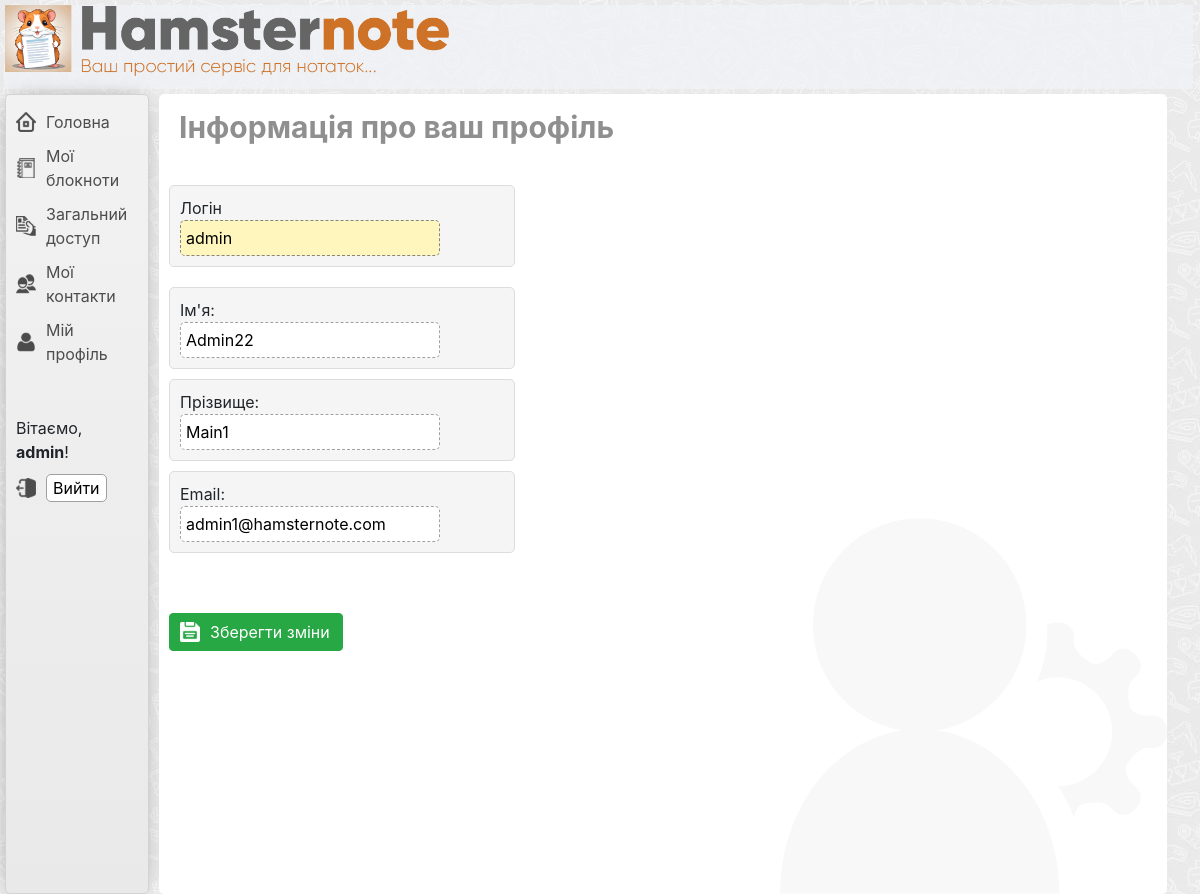
Screenshot of /profile/ (signed in) with the database file from the repository.
### users/models.py (models this page shows, shortened)
class CustomUser(AbstractUser):
    email = models.EmailField(unique=True)

### user_profile/views.py (the view)
# urls.py: path('profile/', views.edit_profile, name='edit_profile'),
@login_required
def edit_profile(request):
    user = request.user
    form = EditProfileForm(instance=user)
    if request.method == 'POST':
        form = EditProfileForm(request.POST, instance=user)
        if form.is_valid():
            form.save()
            return redirect('edit_profile')
    context = {
        'form': form,
    }
    return render(request, 'user_profile/edit_profile.html', context)

### user_profile/forms.py
class EditProfileForm(forms.ModelForm):
    class Meta:
        model = CustomUser
        fields = ['username', 'first_name', 'last_name', 'email']
        widgets = {
            'username': forms.TextInput(attrs={'readonly': 'readonly'}),
        }
        labels = {
            'username': 'Логін',
            'first_name': 'Ім\'я',
            'last_name': 'Прізвище',
            'email': "Email",
        }
        help_texts = {
            'username': '',
        }

### user_profile/templates/user_profile/edit_profile.html (shortened to what this page needs)
{% extends "main/base_template.html" %}
{% block contentbar %}
    <div class="wrapper-contentbar  new-width  background-profile ">
        <div class="title-shared-info-page">
            <h1>Інформація про ваш профіль</h1>
        </div>
        <div class="prf-form-containner">
            <form method="post">
                {% for fild in form %}
                    {% if fild.name == 'username' %}
                        <div class="prf-wrap   prf-username">
                            <span class="prf-label">{{ fild.label }}</span>
                            {{ fild }}
                        </div>
                    {% elif fild.name == 'first_name' %}
                        <div class="prf-wrap   prf-firstname">
                             <span class="prf-label">{{ fild.label }}:</span>
                            {{ fild }}
                        </div>
                    {% elif fild.name == 'last_name' %}
                        <div class="prf-wrap   prf-lastname">
                            <span class="prf-label">{{ fild.label }}:</span>
                            {{ fild }}
                        </div>
                    {% elif fild.name == 'email' %}
                        <div class="prf-wrap   prf-email">
                            <span class="prf-label">{{ fild.label }}:</span>
                            {{ fild }}
                        </div>
                    {% endif %}
                {% endfor %}
                <button type="submit" class="btn btn-success   btn-icon-add-save ">Зберегти зміни</button>
            </form>
        </div>
    </div>
{% endblock %}

### main/templates/main/base_template.html (shortened to what this page needs)
{% load static %}
<!doctype html>
<html lang="en">
<head>
    {% with version='262' %}<link rel="stylesheet" href="{% static 'main/css/main.css' %}?ver={{ version }}">{% endwith %}
    {% with version='262' %}<link rel="stylesheet" href="{% static 'main/css/user_contacts.css' %}?ver={{ version }}">{% endwith %}
    {% with version='262' %}<link rel="stylesheet" href="{% static 'main/css/sharing_notes.css' %}?ver={{ version }}">{% endwith %}
    <link rel="stylesheet" href="https://cdn.jsdelivr.net/npm/bootstrap@4.6.2/dist/css/bootstrap.min.css">
    <link rel="stylesheet" href="https://cdnjs.cloudflare.com/ajax/libs/highlight.js/11.5.1/styles/default.min.css">
    <link rel="stylesheet" href="{% static 'django_ckeditor_5/dist/styles.css' %}">
</head>
<body>
    <div class="main-container  clearfix">
        <div class="top-bar">
        </div>
        <div class="navigation-menu">
            <div class="navi-wrapper">
                <ul class="navi-block">
                    <li class="nav-home"><a href="{% url 'homepage' %}">Головна</a></li>
                    <li class="nav-notebook {% if category == 'notebooks'%}select-menu-category{% endif %}"><a href="{% url 'notebook_list' %}">Мої блокноти</a></li>
                    <li class="nav-shared {% if category == 'shared'%}select-menu-category{% endif %}"><a href="{% url 'shared_note_list' %}">Загальний доступ</a></li>
                    <li class="nav-contacts {% if category == 'contacts'%}select-menu-category{% endif %}"><a href="{% url 'contacts_list' %}">Мої контакти</a></li>
                    <li class="nav-profile {% if category == 'profile'%}select-menu-category{% endif %}"><a href="{% url 'edit_profile' %}">Мій профіль</a></li>
                </ul>
            </div>
            <div class="user-wrapper">
                <ul class="user-block">
                    {% if user.is_authenticated %}
                         <span class="user-hello-text">Вітаємо, <b>{{ user.get_username }}</b>!</span>
                         <li class="nav-logout">
                            <form method="post" action="{% url 'logout' %}">
                                <button class="logout-button" type="submit">Вийти</button>
                            </form>
                         </li>
                   {% else %}
                         <li><a href="{% url 'login'%}?next={{request.path}}">Login</a></li>
                   {% endif %}
                </ul>
            </div>
        </div>
        {% block contentbar %}{% endblock %}
    </div>
</body>
</html>

### main/static/main/css/main.css (style rules this page uses)
body { font-family: 'GilroyLight', sans-serif; background-color: #f2f2f2 !important; background: linear-gradient(180deg, rgba(242,242,242,1) 0%, rgba(233,233,233,1) 100%) !important;; }
.clearfix:after { content: "."; clear: both; display: block; height: 0; font-size: 0; visibility: hidden; }
ul { list-style: none; }
.top-bar { width: 99%; background-color: #f0f3f8ba; height: 84px; margin-left: 5px; margin-top: 5px; background-image: url(../img/header.png); background-repeat: no-repeat; background-size: 444px; }
.main-container { display: flex; flex-flow: wrap; }
.navigation-menu { width: 12%; min-height: 100vh; float: left; background-color: #f2f2f2; background: linear-gradient(180deg, rgba(242,242,242,1) 0%, rgba(233,233,233,1) 100%); border: 1px solid #d3d3d3; border-radius: 5px; margin-left: 5px; margin-right: 5px; margin-top: 5px; -webkit-box-shadow: -1px 0px 23px -10px rgba(0,0,0,0.53); -moz-box-shadow: -1px 0px 23px -10px rgba(0,0,0,0.53); box-shadow: -1px 0px 23px -10px rgba(0,0,0,0.53); }
.main-container { background-image: url("/static/main/img/background-main.jpg"); }
.wrapper-contentbar { float: left; width: 57%; background-color: #fff; margin-top: 5px; margin-left: 5px; padding-left: 10px; padding-right: 10px; padding-top: 5px; border-radius: 5px; box-shadow: -1px 0px 10px -10px rgba(0,0,0,0.53); }
.wrapper-contentbar.new-width { width: 84%; }
.user-wrapper { margin-top: 40px; }
.user-block { padding: 0; margin: 0; margin-bottom: 5px; margin-top: 10px; padding-left: 10px; padding-right: 10px; }
.user-block li { padding-left: 30px; padding-top: 5px; padding-bottom: 5px; }
.user-block .user-hello-text { display: block; padding-top: 5px; padding-bottom: 5px; }
.nav-profile { background-image: url("/static/main/img/nav-profile.png"); background-repeat: no-repeat; background-size: 20px; background-position-x: left; background-position-y: center; }
.nav-logout { background-image: url("/static/main/img/nav-logout.png"); background-repeat: no-repeat; background-size: 20px; background-position-x: left; background-position-y: center; }
.logout-button { border: 1px solid #9f9f9f; border-radius: 5px; background-color: #fff; }
.navi-block { padding: 0; margin: 0; margin-bottom: 5px; margin-top: 10px; padding-left: 10px; padding-right: 10px; }
.navi-block li { padding-left: 30px; padding-top: 5px; padding-bottom: 5px; }
.navi-block li a { color: #4d4d4d; font-size: 16px; }
.nav-home { background-image: url("/static/main/img/nav-home.png"); background-repeat: no-repeat; background-size: 20px; background-position-x: left; background-position-y: center; }
.nav-notebook { background-image: url("/static/main/img/nav-notebook.png"); background-repeat: no-repeat; background-size: 20px; background-position-x: left; background-position-y: center; }
.nav-shared { background-image: url("/static/main/img/nav-shared.png"); background-repeat: no-repeat; background-size: 20px; background-position-x: left; background-position-y: center; }
.nav-contacts { background-image: url("/static/main/img/nav-contact.png"); background-repeat: no-repeat; background-size: 20px; background-position-x: left; background-position-y: center; }
.title-shared-info-page { margin-top: 10px; margin-bottom: 40px; padding-left: 10px; }
.title-shared-info-page h1 { font-weight: bold; font-size: 30px; color: #8f8f8f; }
.btn-icon-add-save { padding-left: 40px !important; background-image: url("/static/main/img/btn-icon-save.png"); background-repeat: no-repeat; background-size: 20px; background-position-x: 10px; background-position-y: center; }
.prf-wrap { border: 1px solid #dddddd; border-radius: 5px; padding: 10px; background-color: #f5f5f5; margin-bottom: 10px; width: 35%; }
.prf-wrap.prf-username { margin-bottom: 20px; }
.prf-email input, .prf-lastname input, .prf-firstname input { width: 260px; border: 1px dashed #a1a1a1; padding: 5px; border-radius: 5px; font-size: 16px; background-color: #fff; vertical-align: middle; }
.prf-username input { width: 260px; border: 1px dashed #858585; padding: 5px; border-radius: 5px; font-size: 16px; background-color: #fff6bd; vertical-align: middle; }
.prf-username .prf-label, .prf-email .prf-label, .prf-lastname .prf-label, .prf-firstname .prf-label { display: inline-block; width: 100px; }
.prf-form-containner form button { margin-top: 50px; }
.background-profile { background-image: url("/static/main/img/background-prodile.png"); background-repeat: no-repeat; background-position-x: right; background-position-y: bottom; }

### rows the page displays
CustomUser: get_username "admin", form "admin", form "Admin22", form "Main1", form "admin1@hamsternote.com"

### other values shown
{{ fild.label }} "Логін"
{{ fild.label }} "Ім'я"
{{ fild.label }} "Прізвище"
{{ fild.label }} "Email"
